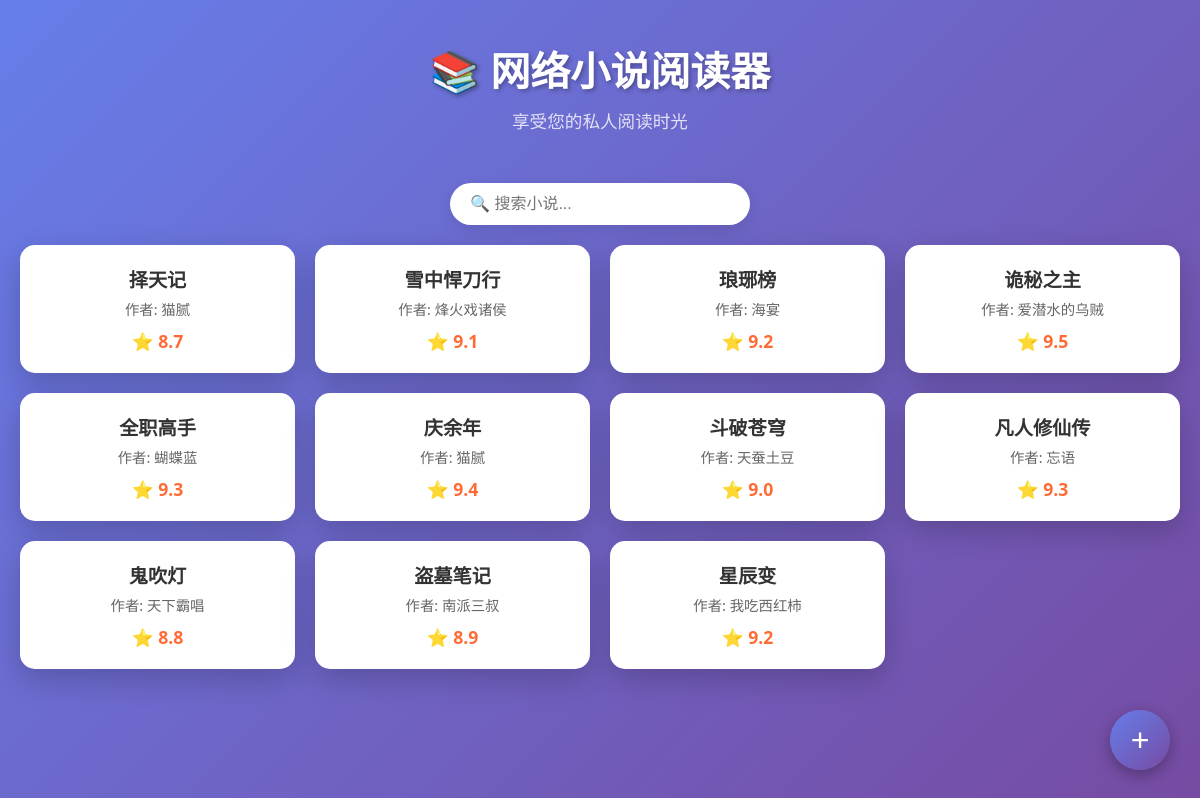
The page / on the database its author committed.
### tables this page shows
CREATE TABLE novels (
            id INTEGER PRIMARY KEY AUTOINCREMENT,
            title TEXT NOT NULL,
            author TEXT,
            cover_url TEXT,
            description TEXT,
            rating REAL,
            source_url TEXT,
            created_at TIMESTAMP DEFAULT CURRENT_TIMESTAMP
        );

### novel_reader.py (the view)
@app.route('/')
def index():
    novels = novel_manager.get_all_novels()
    return render_template('index.html', novels=novels)

### novel_reader.py (called while the page is built)
    def get_all_novels(self):
        conn = sqlite3.connect('novels.db')
        cursor = conn.cursor()
        cursor.execute('SELECT id, title, author, cover_url, rating FROM novels ORDER BY created_at DESC')
        novels = cursor.fetchall()
        novel_list = []
        for novel in novels:
            novel_list.append({
                'id': novel[0],
                'title': novel[1],
                'author': novel[2],
                'cover_url': novel[3],
                'rating': novel[4]
            })
        conn.close()
        return novel_list

### templates/index.html (shortened to what this page needs)
<!DOCTYPE html>
<html lang="zh-CN">
<head>
</head>
<body>
    <div class="container">
        <header>
            <h1>📚 网络小说阅读器</h1>
            <p class="subtitle">享受您的私人阅读时光</p>
        </header>
        <div class="search-box">
            <input type="text" class="search-input" id="searchInput" placeholder="🔍 搜索小说...">
        </div>
        <div class="novel-grid" id="novelGrid">
            {% for novel in novels %}
            <div class="novel-card" onclick="window.location.href='/novel/{{ novel.id }}'">
                <div class="novel-title">{{ novel.title }}</div>
                <div class="novel-author">作者: {{ novel.author }}</div>
                <div class="novel-rating">⭐ {{ "%.1f"|format(novel.rating or 0) }}</div>
            </div>
            {% endfor %}
        </div>
    </div>
    <button class="add-novel-btn" onclick="location.href='/add'">+</button>
</body>
</html>

### templates/index.html (style rules this page uses)
* { margin: 0; padding: 0; box-sizing: border-box; }
body { font-family: 'Segoe UI', Tahoma, Geneva, Verdana, sans-serif; background: linear-gradient(135deg, #667eea, #764ba2); color: #333; min-height: 100vh; padding: 20px; }
.container { max-width: 1200px; margin: 0 auto; }
header { text-align: center; margin-bottom: 30px; padding: 20px; }
h1 { color: white; font-size: 2.5em; margin-bottom: 10px; text-shadow: 2px 2px 4px rgba(0,0,0,0.3); }
.subtitle { color: rgba(255,255,255,0.8); font-size: 1.1em; }
.novel-grid { display: grid; grid-template-columns: repeat(auto-fill, minmax(250px, 1fr)); gap: 20px; margin-top: 20px; }
.novel-card { background: white; border-radius: 15px; padding: 20px; box-shadow: 0 10px 30px rgba(0,0,0,0.2); transition: transform 0.3s ease, box-shadow 0.3s ease; text-align: center; }
.novel-title { font-size: 1.2em; font-weight: bold; color: #333; margin-bottom: 5px; white-space: nowrap; overflow: hidden; text-overflow: ellipsis; }
.novel-author { color: #666; font-size: 0.9em; margin-bottom: 10px; }
.novel-rating { color: #ff6b35; font-weight: bold; font-size: 1.1em; }
.add-novel-btn { position: fixed; bottom: 30px; right: 30px; width: 60px; height: 60px; border-radius: 50%; background: linear-gradient(135deg, #667eea, #764ba2); color: white; border: none; font-size: 2em; cursor: pointer; box-shadow: 0 5px 15px rgba(0,0,0,0.3); display: flex; align-items: center; justify-content: center; }
.search-box { margin: 20px 0; text-align: center; }
.search-input { padding: 12px 20px; border: none; border-radius: 25px; width: 300px; font-size: 16px; box-shadow: 0 5px 15px rgba(0,0,0,0.1); }

### rows shown on the page
novels: title "择天记", author "猫腻", rating "8.7"
novels: title "雪中悍刀行", author "烽火戏诸侯", rating "9.1"
novels: title "琅琊榜", author "海宴", rating "9.2"
novels: title "诡秘之主", author "爱潜水的乌贼", rating "9.5"
novels: title "全职高手", author "蝴蝶蓝", rating "9.3"
novels: title "庆余年", author "猫腻", rating "9.4"
novels: title "斗破苍穹", author "天蚕土豆", rating "9.0"
novels: title "凡人修仙传", author "忘语", rating "9.3"
novels: title "鬼吹灯", author "天下霸唱", rating "8.8"
novels: title "盗墓笔记", author "南派三叔", rating "8.9"
novels: title "星辰变", author "我吃西红柿", rating "9.2"
